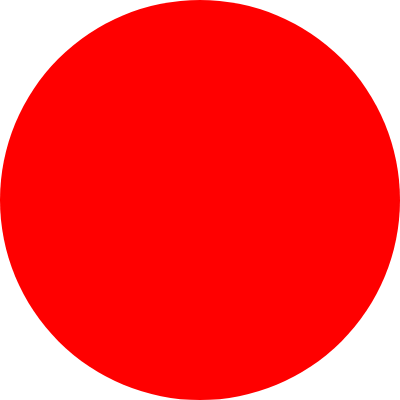
Frame 1 (no input)
Frame 2 (the mouse pressed at the canvas centre, redrawn once): identical to frame 1, image omitted

The p5.js sketch that drew this single still picture (run headless with seeded random() and noise() and a simulated clock; the mouse was pressed at the canvas centre and the sketch redrawn once):

// p5.js sketch
// ── sketch.js
// Step 2: Introduces canvas sizing and smooth rendering
// This is the p5.js equivalent of looping-pattern-step2.py
// Note: p5.js uses pixelDensity() for high-resolution displays

let canvasWidth = 400;
let canvasHeight = 400;

function setup() {
  createCanvas(canvasWidth, canvasHeight);

  // Enable smooth edges (anti-aliasing)
  // p5.js does this automatically, but you can control it
  smooth();

  // For high-DPI displays (like Retina), you can increase pixel density
  // pixelDensity(2);

  noLoop();
}

function draw() {
  background(255);

  // Draw a red circle that fills the canvas
  fill(255, 0, 0);
  noStroke();
  ellipse(canvasWidth / 2, canvasHeight / 2, canvasWidth, canvasHeight);
}
